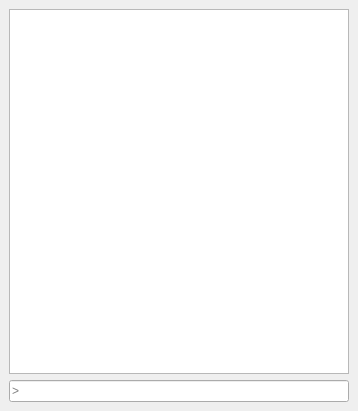
<?xml version="1.0" encoding="UTF-8"?>
<ui version="4.0">
 <class>Crownsole</class>
 <widget class="QWidget" name="Crownsole">
  <property name="geometry">
   <rect>
    <x>0</x>
    <y>0</y>
    <width>358</width>
    <height>411</height>
   </rect>
  </property>
  <property name="windowTitle">
   <string>Form</string>
  </property>
  <layout class="QVBoxLayout" name="verticalLayout">
   <property name="spacing">
    <number>6</number>
   </property>
   <property name="leftMargin">
    <number>9</number>
   </property>
   <property name="topMargin">
    <number>9</number>
   </property>
   <property name="rightMargin">
    <number>9</number>
   </property>
   <property name="bottomMargin">
    <number>9</number>
   </property>
   <item>
    <widget class="QTextEdit" name="output">
     <property name="readOnly">
      <bool>true</bool>
     </property>
    </widget>
   </item>
   <item>
    <widget class="QLineEdit" name="input">
     <property name="placeholderText">
      <string>&gt; </string>
     </property>
    </widget>
   </item>
  </layout>
 </widget>
 <resources/>
 <connections/>
</ui>
